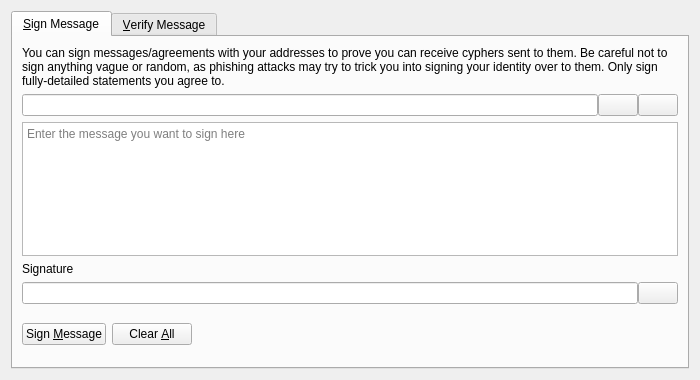
<?xml version="1.0" encoding="UTF-8"?>
<ui version="4.0">
 <class>SignVerifyMessageDialog</class>
 <widget class="QDialog" name="SignVerifyMessageDialog">
  <property name="geometry">
   <rect>
    <x>0</x>
    <y>0</y>
    <width>700</width>
    <height>380</height>
   </rect>
  </property>
  <property name="windowTitle">
   <string>Signatures - Sign / Verify a Message</string>
  </property>
  <property name="modal">
   <bool>true</bool>
  </property>
  <layout class="QVBoxLayout" name="verticalLayout">
   <item>
    <widget class="QTabWidget" name="tabWidget">
     <property name="currentIndex">
      <number>0</number>
     </property>
     <widget class="QWidget" name="tabSignMessage">
      <attribute name="title">
       <string>&amp;Sign Message</string>
      </attribute>
      <layout class="QVBoxLayout" name="verticalLayout_SM">
       <item>
        <widget class="QLabel" name="infoLabel_SM">
         <property name="text">
          <string>You can sign messages/agreements with your addresses to prove you can receive cyphers sent to them. Be careful not to sign anything vague or random, as phishing attacks may try to trick you into signing your identity over to them. Only sign fully-detailed statements you agree to.</string>
         </property>
         <property name="textFormat">
          <enum>Qt::PlainText</enum>
         </property>
         <property name="wordWrap">
          <bool>true</bool>
         </property>
        </widget>
       </item>
       <item>
        <layout class="QHBoxLayout" name="horizontalLayout_1_SM">
         <property name="spacing">
          <number>0</number>
         </property>
         <item>
          <widget class="QValidatedLineEdit" name="addressIn_SM">
           <property name="toolTip">
            <string>The Cypher address to sign the message with</string>
           </property>
          </widget>
         </item>
         <item>
          <widget class="QPushButton" name="addressBookButton_SM">
           <property name="toolTip">
            <string>Choose previously used address</string>
           </property>
           <property name="text">
            <string/>
           </property>
           <property name="icon">
            <iconset resource="../cypher.qrc">
             <normaloff>:/icons/address-book</normaloff>:/icons/address-book</iconset>
           </property>
           <property name="shortcut">
            <string>Alt+A</string>
           </property>
           <property name="autoDefault">
            <bool>false</bool>
           </property>
          </widget>
         </item>
         <item>
          <widget class="QPushButton" name="pasteButton_SM">
           <property name="toolTip">
            <string>Paste address from clipboard</string>
           </property>
           <property name="text">
            <string/>
           </property>
           <property name="icon">
            <iconset resource="../cypher.qrc">
             <normaloff>:/icons/editpaste</normaloff>:/icons/editpaste</iconset>
           </property>
           <property name="shortcut">
            <string>Alt+P</string>
           </property>
           <property name="autoDefault">
            <bool>false</bool>
           </property>
          </widget>
         </item>
        </layout>
       </item>
       <item>
        <widget class="QPlainTextEdit" name="messageIn_SM">
         <property name="toolTip">
          <string>Enter the message you want to sign here</string>
         </property>
         <property name="placeholderText">
          <string>Enter the message you want to sign here</string>
         </property>
        </widget>
       </item>
       <item>
        <widget class="QLabel" name="signatureLabel_SM">
         <property name="text">
          <string>Signature</string>
         </property>
         <property name="textFormat">
          <enum>Qt::PlainText</enum>
         </property>
        </widget>
       </item>
       <item>
        <layout class="QHBoxLayout" name="horizontalLayout_2_SM">
         <property name="spacing">
          <number>0</number>
         </property>
         <item>
          <widget class="QLineEdit" name="signatureOut_SM">
           <property name="font">
            <font>
             <italic>true</italic>
            </font>
           </property>
           <property name="readOnly">
            <bool>true</bool>
           </property>
          </widget>
         </item>
         <item>
          <widget class="QPushButton" name="copySignatureButton_SM">
           <property name="toolTip">
            <string>Copy the current signature to the system clipboard</string>
           </property>
           <property name="text">
            <string/>
           </property>
           <property name="icon">
            <iconset resource="../cypher.qrc">
             <normaloff>:/icons/editcopy</normaloff>:/icons/editcopy</iconset>
           </property>
           <property name="autoDefault">
            <bool>false</bool>
           </property>
          </widget>
         </item>
        </layout>
       </item>
       <item>
        <layout class="QHBoxLayout" name="horizontalLayout_3_SM">
         <item>
          <widget class="QPushButton" name="signMessageButton_SM">
           <property name="toolTip">
            <string>Sign the message to prove you own this Cypher address</string>
           </property>
           <property name="text">
            <string>Sign &amp;Message</string>
           </property>
           <property name="icon">
            <iconset resource="../cypher.qrc">
             <normaloff>:/icons/edit</normaloff>:/icons/edit</iconset>
           </property>
           <property name="autoDefault">
            <bool>false</bool>
           </property>
          </widget>
         </item>
         <item>
          <widget class="QPushButton" name="clearButton_SM">
           <property name="toolTip">
            <string>Reset all sign message fields</string>
           </property>
           <property name="text">
            <string>Clear &amp;All</string>
           </property>
           <property name="icon">
            <iconset resource="../cypher.qrc">
             <normaloff>:/icons/remove</normaloff>:/icons/remove</iconset>
           </property>
           <property name="autoDefault">
            <bool>false</bool>
           </property>
          </widget>
         </item>
         <item>
          <spacer name="horizontalSpacer_1_SM">
           <property name="orientation">
            <enum>Qt::Horizontal</enum>
           </property>
           <property name="sizeHint" stdset="0">
            <size>
             <width>40</width>
             <height>48</height>
            </size>
           </property>
          </spacer>
         </item>
         <item>
          <widget class="QLabel" name="statusLabel_SM">
           <property name="font">
            <font>
             <weight>75</weight>
             <bold>true</bold>
            </font>
           </property>
           <property name="text">
            <string/>
           </property>
           <property name="wordWrap">
            <bool>true</bool>
           </property>
          </widget>
         </item>
         <item>
          <spacer name="horizontalSpacer_2_SM">
           <property name="orientation">
            <enum>Qt::Horizontal</enum>
           </property>
           <property name="sizeHint" stdset="0">
            <size>
             <width>40</width>
             <height>48</height>
            </size>
           </property>
          </spacer>
         </item>
        </layout>
       </item>
      </layout>
     </widget>
     <widget class="QWidget" name="tabVerifyMessage">
      <attribute name="title">
       <string>&amp;Verify Message</string>
      </attribute>
      <layout class="QVBoxLayout" name="verticalLayout_VM">
       <item>
        <widget class="QLabel" name="infoLabel_VM">
         <property name="text">
          <string>Enter the receiver's address, message (ensure you copy line breaks, spaces, tabs, etc. exactly) and signature below to verify the message. Be careful not to read more into the signature than what is in the signed message itself, to avoid being tricked by a man-in-the-middle attack. Note that this only proves the signing party receives with the address, it cannot prove sendership of any transaction!</string>
         </property>
         <property name="textFormat">
          <enum>Qt::PlainText</enum>
         </property>
         <property name="alignment">
          <set>Qt::AlignLeading|Qt::AlignLeft|Qt::AlignTop</set>
         </property>
         <property name="wordWrap">
          <bool>true</bool>
         </property>
        </widget>
       </item>
       <item>
        <layout class="QHBoxLayout" name="horizontalLayout_1_VM">
         <property name="spacing">
          <number>0</number>
         </property>
         <item>
          <widget class="QValidatedLineEdit" name="addressIn_VM">
           <property name="toolTip">
            <string>The Cypher address the message was signed with</string>
           </property>
          </widget>
         </item>
         <item>
          <widget class="QPushButton" name="addressBookButton_VM">
           <property name="toolTip">
            <string>Choose previously used address</string>
           </property>
           <property name="text">
            <string/>
           </property>
           <property name="icon">
            <iconset resource="../cypher.qrc">
             <normaloff>:/icons/address-book</normaloff>:/icons/address-book</iconset>
           </property>
           <property name="shortcut">
            <string>Alt+A</string>
           </property>
           <property name="autoDefault">
            <bool>false</bool>
           </property>
          </widget>
         </item>
        </layout>
       </item>
       <item>
        <widget class="QPlainTextEdit" name="messageIn_VM">
          <property name="toolTip">
            <string>The signed message to verify</string>
          </property>
          <property name="placeholderText">
            <string>The signed message to verify</string>
          </property>
        </widget>
       </item>
       <item>
        <widget class="QValidatedLineEdit" name="signatureIn_VM">
          <property name="toolTip">
            <string>The signature given when the message was signed</string>
          </property>
          <property name="placeholderText">
            <string>The signature given when the message was signed</string>
          </property>
        </widget>
       </item>
       <item>
        <layout class="QHBoxLayout" name="horizontalLayout_2_VM">
         <item>
          <widget class="QPushButton" name="verifyMessageButton_VM">
           <property name="toolTip">
            <string>Verify the message to ensure it was signed with the specified Cypher address</string>
           </property>
           <property name="text">
            <string>Verify &amp;Message</string>
           </property>
           <property name="icon">
            <iconset resource="../cypher.qrc">
             <normaloff>:/icons/transaction_0</normaloff>:/icons/transaction_0</iconset>
           </property>
           <property name="autoDefault">
            <bool>false</bool>
           </property>
          </widget>
         </item>
         <item>
          <widget class="QPushButton" name="clearButton_VM">
           <property name="toolTip">
            <string>Reset all verify message fields</string>
           </property>
           <property name="text">
            <string>Clear &amp;All</string>
           </property>
           <property name="icon">
            <iconset resource="../cypher.qrc">
             <normaloff>:/icons/remove</normaloff>:/icons/remove</iconset>
           </property>
           <property name="autoDefault">
            <bool>false</bool>
           </property>
          </widget>
         </item>
         <item>
          <spacer name="horizontalSpacer_1_VM">
           <property name="orientation">
            <enum>Qt::Horizontal</enum>
           </property>
           <property name="sizeHint" stdset="0">
            <size>
             <width>40</width>
             <height>48</height>
            </size>
           </property>
          </spacer>
         </item>
         <item>
          <widget class="QLabel" name="statusLabel_VM">
           <property name="font">
            <font>
             <weight>75</weight>
             <bold>true</bold>
            </font>
           </property>
           <property name="text">
            <string/>
           </property>
           <property name="wordWrap">
            <bool>true</bool>
           </property>
          </widget>
         </item>
         <item>
          <spacer name="horizontalSpacer_2_VM">
           <property name="orientation">
            <enum>Qt::Horizontal</enum>
           </property>
           <property name="sizeHint" stdset="0">
            <size>
             <width>40</width>
             <height>48</height>
            </size>
           </property>
          </spacer>
         </item>
        </layout>
       </item>
      </layout>
     </widget>
    </widget>
   </item>
  </layout>
 </widget>
 <customwidgets>
  <customwidget>
   <class>QValidatedLineEdit</class>
   <extends>QLineEdit</extends>
   <header>qt/qvalidatedlineedit.h</header>
  </customwidget>
 </customwidgets>
 <resources>
  <include location="../cypher.qrc"/>
 </resources>
 <connections/>
</ui>
